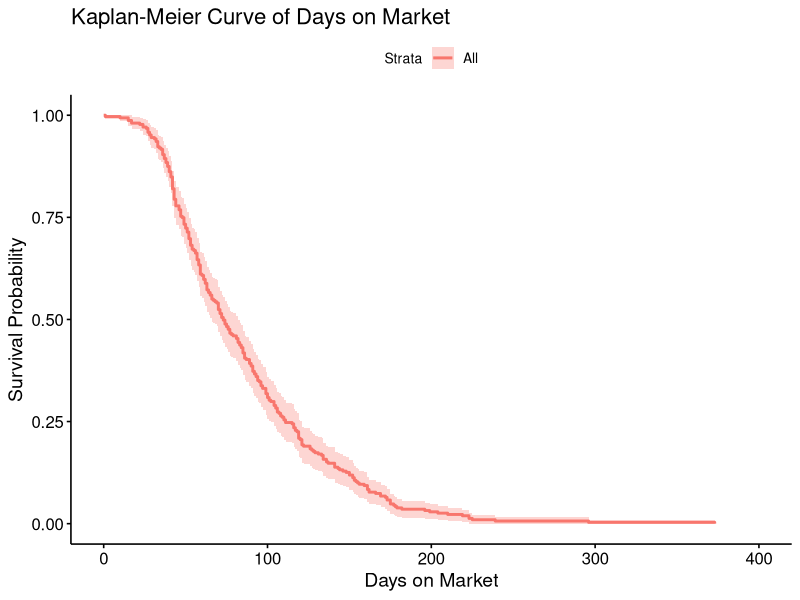
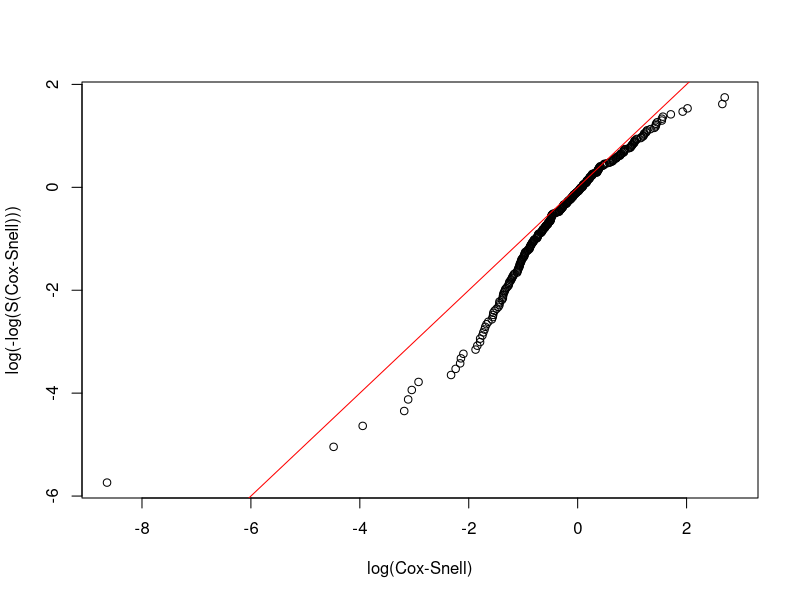
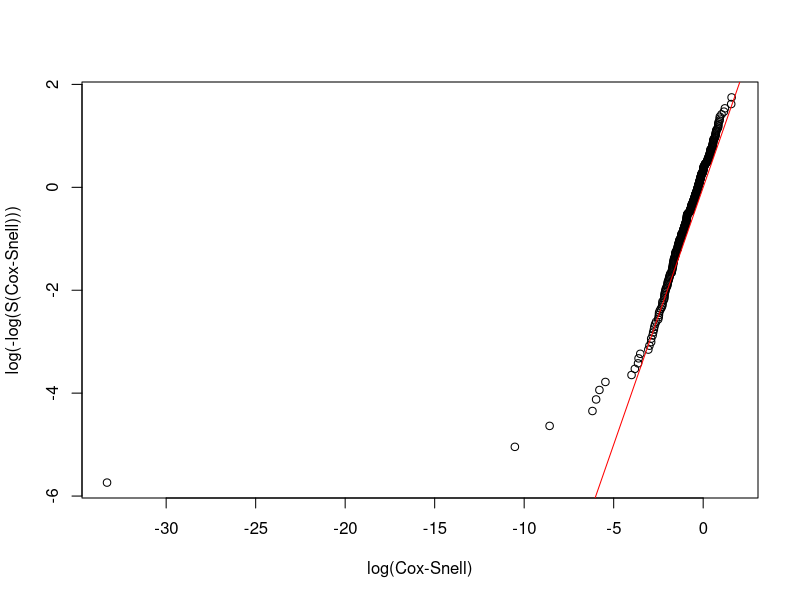

Generate these figures, in order, with R:
## ---- chunk 1
knitr::opts_chunk$set(echo = TRUE)

library(tidyverse)
library(readr)
library(ggplot2)
library(survival)
library(survminer)

house <- read_csv("../Source/house_TC.csv")
house <- house %>% mutate(tom = ifelse(tom == 0, 1, tom),
                          prdiff_np = as.factor(prdiff_np))
## ---- chunk 2

# mean(house$tom)
# median(house$tom)
KM = survfit( Surv(tom) ~ 1 , conf.type="plain" , data=house ) 
ggsurvplot(KM, data=house) +
  labs(x = "Days on Market", y = "Survival Probability", title = "Kaplan-Meier Curve of Days on Market")

## ---- chunk 3
mw = survreg( Surv(tom) ~ schdist , dist = "weibull" , data = house )
mln = survreg( Surv(tom) ~ schdist , dist = "lognormal" , data = house )
mcox = coxph( Surv(tom) ~ schdist , data = house )

summary(mw) # the sign of schdist makes sense (positive) and it is significant
summary(mln) # the sign of schdist is negative and it is NOT significant
mcox # sign agrees with weibull and it is significant
## ---- chunk 4
mw = survreg( Surv(tom) ~ ncrime, dist = "weibull" , data = house )
mln = survreg( Surv(tom) ~ ncrime, dist = "lognormal" , data = house )
mcox = coxph( Surv(tom) ~ ncrime , data = house )

summary(mw)
summary(mln)
mcox
## ---- chunk 5
house$crimeCat2 = cut(house$ncrime, breaks = c(0,250,2000,5000,10000))

mw = survreg( Surv(tom) ~ crimeCat2, dist = "weibull" , data = house )
mln = survreg( Surv(tom) ~ crimeCat2, dist = "lognormal" , data = house )
mcox = coxph( Surv(tom) ~ crimeCat2, data = house )

summary(mw)
summary(mln)
mcox
## ---- chunk 6
mw = survreg( Surv(tom) ~ listedatdate, dist = "weibull" , data = house )
mln = survreg( Surv(tom) ~ listedatdate, dist = "lognormal" , data = house )
mcox = coxph( Surv(tom) ~ listedatdate, data = house )

summary(mw)
summary(mln)
mcox
## ---- chunk 7
mw = survreg( Surv(tom) ~ schdist + ncrime + listedatdate + log(listedatpr) , dist = "weibull" , data = house )
mln = survreg( Surv(tom) ~ schdist + ncrime + listedatdate + log(listedatpr) , dist = "lognormal" , data = house )

summary(mw) # schdist sign
summary(mln) # schdist insign (Victor!!!)
## ---- chunk 8
# Creates Cox-Snell Plot:
CoxSnell = function(cs, status, xlim=NULL, ylim=NULL) {
  kmcs=survfit(Surv(jitter(cs,amount=(max(cs)-min(cs))/1000),status)~1)$surv
  plot(log(-log(kmcs))~sort(log(cs)),xlab="log(Cox-Snell)",ylab="log(-log(S(Cox-Snell)))",xlim=xlim,ylim=ylim)
  abline(0,1,col='red') }
## ---- chunk 9

house$status <- rep(1, 311)

# Create Cox-Snell residuals
CS_e = -log( 1 - pexp(house$tom, 1/exp(4.153050e+00 + 5.260030e-02*house$beds + 4.625418e-02*house$bathf + 3.530967e-02*house$bathp + -4.039299e-02*house$carg -2.186615e-05*house$sqft + 1.252779e-01*house$schdist + 5.489057e-06*house$ncrime + -5.267278e-06*house$prdiff) ) )
CS_w = -log( 1 - pweibull(house$tom, 1/0.532846, exp(4.153050e+00 + 5.260030e-02*house$beds + 4.625418e-02*house$bathf + 3.530967e-02*house$bathp + -4.039299e-02*house$carg -2.186615e-05*house$sqft + 1.252779e-01*house$schdist + 5.489057e-06*house$ncrime + -5.267278e-06*house$prdiff ) ) )
CS_ln = -log( 1 - plnorm(house$tom, 4.153050e+00 + 5.260030e-02*house$beds + 4.625418e-02*house$bathf + 3.530967e-02*house$bathp + -4.039299e-02*house$carg -2.186615e-05*house$sqft + 1.252779e-01*house$schdist + 5.489057e-06*house$ncrime + -5.267278e-06*house$prdiff, 0.5914082) ) 

# Make appropriate graph using CoxSnell function
CoxSnell( CS_w , house$status )
CoxSnell( CS_ln , house$status )
## ---- chunk 10
mln$loglik

2*(10--1610.590) # mw
2*(10--1610.297) # mln
## ---- chunk 11
mw = survreg( Surv(tom) ~ crimeCat2 + I(log(listedatpr)) + schdist, dist = "weibull" , data = house )
mln = survreg( Surv(tom) ~ crimeCat2 + I(log(listedatpr)) + schdist, dist = "lognormal" , data = house )
mcox = coxph( Surv(tom) ~ crimeCat2 + I(log(listedatpr)) + schdist , data = house )

summary(mw)
summary(mln)
mcox
## ---- chunk 12

survdiff(Surv(tom) ~ as.factor(prdiff_np), data=house)

## ---- chunk 13

1 - pchisq(37.71+10.75+5.41, df=2)

## ---- chunk 14
# Note: + = hot houses
(HR = (81/41.5)/(193/244.2)) # + / -
## ---- chunk 15
cat("[", HR*exp(-1.96*sqrt(1/41.5+1/244.2)), ", ", HR*exp(+1.96*sqrt(1/41.5+1/244.2)),"]", sep="")
## ---- chunk 16
(HR = (193/244.2)/(37/25.3)) # - / 0
## ---- chunk 17
cat("[", HR*exp(-1.96*sqrt(1/244.2+1/25.3)), ", ", HR*exp(+1.96*sqrt(1/244.2+1/25.3)),"]", sep="")
## ---- chunk 18
# Note: + = hot houses
(HR = (81/41.5)/(37/25.3)) # + / 0
## ---- chunk 19
cat("[", HR*exp(-1.96*sqrt(1/41.5+1/25.3)), ", ", HR*exp(+1.96*sqrt(1/41.5+1/25.3)),"]", sep="")
